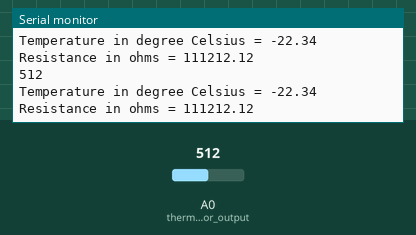
Recording of a sketch running on a simulated Arduino Uno, built with avr-gcc and run on an emulated ATmega328P. Shown: the last lines printed to the serial monitor. The inputs (shaded band) are chosen by the test bench; at power-on: A0 (thermistor_output) = 512.

Above: at 5.9 s.
6.0 s: A0 (thermistor_output) set to 549
At 6.9 s:
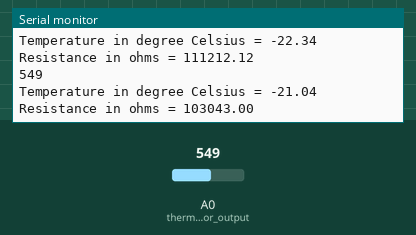
10.1 s: A0 (thermistor_output) set to 577
At 10.8 s:
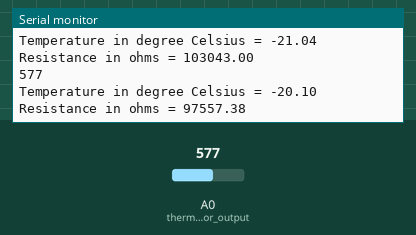
Timing chart, 0 to 12.6 s (numbered marks = the images above; inputs shaded):
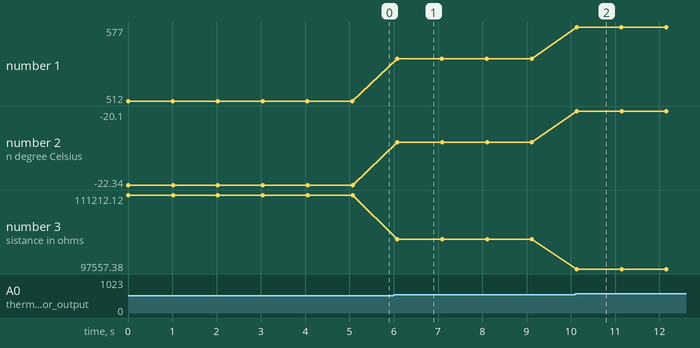

The sketch:

thermistor0.ino
```cpp
#include <math.h>
const int thermistor_output = A0;

void setup() {
  Serial.begin(9600);  /* Define baud rate for serial communication */
}

void loop() {
  int thermistor_adc_val;
  double output_voltage, thermistor_resistance, therm_res_ln, temperature;
  thermistor_adc_val = analogRead(thermistor_output);
  Serial.println(thermistor_adc_val);
  output_voltage = ( (thermistor_adc_val * 3.3) / 4096.0 );
  thermistor_resistance = ( ( 10.0 * ( 5.0 / output_voltage ) ) - 10 ); /* Resistance in kilo ohms */// 5x10
  thermistor_resistance = thermistor_resistance * 1000 ; /* Resistance in ohms   */
  //thermistor_resistance=51000;
  therm_res_ln = log(thermistor_resistance);
  /*  Steinhart-Hart Thermistor Equation: */
  /*  Temperature in Kelvin = 1 / (A + B[ln(R)] + C[ln(R)]^3)   */
  /*  where A = 0.001129148, B = 0.000234125 and C = 8.76741*10^-8  */
  temperature = ( 1 / ( 0.001129148 + ( 0.000234125 * therm_res_ln ) + ( 0.0000000876741 * therm_res_ln * therm_res_ln * therm_res_ln ) ) ); /* Temperature in Kelvin */
  temperature = temperature - 273.15; /* Temperature in degree Celsius */
  Serial.print("Temperature in degree Celsius = ");
  Serial.print(temperature);
  Serial.print("\t\t");
  Serial.print("Resistance in ohms = ");
  Serial.print(thermistor_resistance);
  Serial.print("\n\n");
  delay(1000);
}


//void setup()
//{
//  Serial.begin(9600);
//}
//
//void loop()
//{
//  unsigned int AnalogValue;
//  AnalogValue = analogRead(0);
//  Serial.println(AnalogValue);
//  delay(1000);
//}
```

Measured:
- after the input at 6.0 s, the serial monitor: prints a new line after 0.08 s (image 1)
- after the input at 10.1 s, the serial monitor: prints a new line at once (image 2)
- plotted number 1: 512 → 549 after the input at 6.0 s, 549 → 577 after the input at 10.1 s
- plotted number 2: -22.34 → -21.04 after the input at 6.0 s, -21.04 → -20.1 after the input at 10.1 s
- plotted number 3: 111212.12 → 103043 after the input at 6.0 s, 103043 → 97557.38 after the input at 10.1 s
